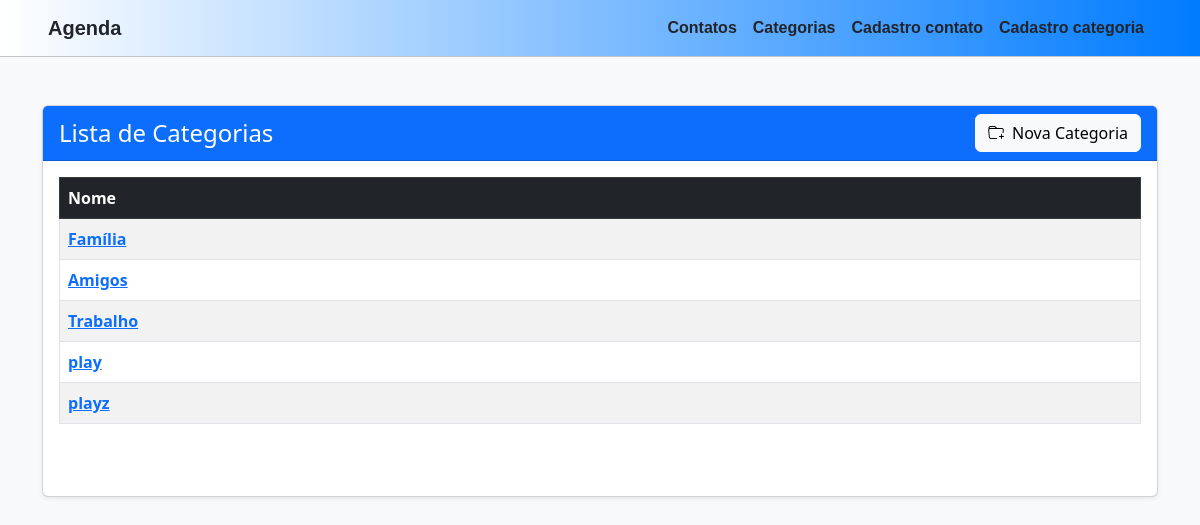
The page /categoria/listagem (signed in) on the database its author committed.
### myapp/models.py (models this page shows, shortened)
class Categoria(models.Model):
    nome = models.CharField(max_length=200, verbose_name="Nome")

### myapp/views.py (the view)
# urls.py: path('categoria/listagem', views.categoria_list_view, name='listagem_categorias'),
@login_required(login_url='login')
def categoria_list_view(request):
            categorias = Categoria.objects.all()
            return render(request, 'myapp/listagem_categorias.html', {'categorias': categorias})

### myapp/templates/myapp/listagem_categorias.html (shortened to what this page needs)
<!DOCTYPE html>
<html lang="pt-br">
<head>
    <link href="https://cdn.jsdelivr.net/npm/bootstrap@5.3.0/dist/css/bootstrap.min.css" rel="stylesheet">
    <link href="https://cdn.jsdelivr.net/npm/bootstrap-icons@1.10.5/font/bootstrap-icons.css" rel="stylesheet">
</head>
<body class="bg-body-tertiary">
    {% include 'myapp/includes/navbar.html' %}
    <main class="container my-5">
        <div class="card shadow-sm">
            <div class="card-header bg-primary text-white d-flex justify-content-between align-items-center">
                <h4 class="mb-0">Lista de Categorias</h4>
                <a href="{% url 'categoria_cadastro' %}" class="btn btn-light">
                    <i class="bi bi-folder-plus me-2"></i>Nova Categoria
                </a>
            </div>
            <div class="card-body">
                <div class="table-responsive">
                    <table class="table table-striped table-hover table-bordered">
                        <thead class="table-dark">
                            <tr>
                                <th scope="col">Nome</th>
                            </tr>
                        </thead>
                        <tbody>
                            {% for categoria in categorias %}
                            <tr>
                                <td>
                                    <a href="{% url 'categoria_detalhe' categoria.id %}" class="text-primary fw-bold">
                                        {{ categoria.nome }}
                                    </a>
                                </td>
                            </tr>
                            {% endfor %}
                        </tbody>
                    </table>
                </div>
                <nav aria-label="Paginação" class="d-flex justify-content-between mt-4">
                </nav>
            </div>
        </div>
    </main>
</body>
</html>

### rows shown on the page
Categoria: nome "Família"
Categoria: nome "Amigos"
Categoria: nome "Trabalho"
Categoria: nome "play"
Categoria: nome "playz"
